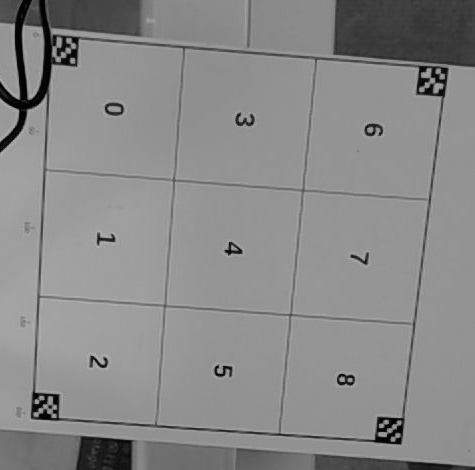
#> input picture Agents/vision/fixtures/printed-board.jpg, 475 x 470 px
$ python -i tags.py   (imports and definitions only)
#> lines starting #> are read from the running program, lines starting #| are printed output that depends on the picture; after the words box and inside, x2 and y2 are one past the last pixel; in counts of white or black regions, pixels touching at a corner belong together
### Agents/vision/printed.py
"""实物棋盘的四种印刷角标。编号按棋盘左下、右下、左上、右上排列。"""

import cv2
import numpy as np


# 以数字正立的棋盘为基准，1 表示白色。每个码有 5×5 个数据格和约半格黑边。
_PATTERNS = (
    "01001 10100 00010 11001 00110",
    "00101 11010 00100 10010 01001",
    "01010 10011 00100 11010 01001",
    "10010 01001 00100 10010 01010",
)


def _rotations():
    lookup = {}
    for ident, pattern in enumerate(_PATTERNS):
        bits = np.array(list(pattern.replace(" ", "")), dtype=np.uint8).reshape(5, 5)
        for turn in range(4):
            rotated = np.rot90(bits, turn).copy()
            lookup[rotated.tobytes()] = ident, turn
            # 四组码的旋转版本之间最少差四位，单比特纠错仍有唯一解。
            for index in range(rotated.size):
                rotated.flat[index] ^= 1
                lookup[rotated.tobytes()] = ident, turn
                rotated.flat[index] ^= 1
#> further down, picture is the input picture: shape (470, 475, 3); min 0, max 187, mean 137.1
    return lookup


_CODES = _rotations()


def printed_code(bits):
    # 透视校正后的 80×80 方块。只取每个数据格中心，避开印刷和插值边缘。
    centers = np.rint(np.arange(1, 6) * 79 / 6).astype(int)
    cells = cv2.blur(bits.astype(np.float32), (5, 5))[np.ix_(centers, centers)] > 0.5
    border = np.r_[bits[3, centers], bits[-4, centers], bits[centers, 3], bits[centers, -4]]
    if border.sum() > 2:
        return None
    return _CODES.get(cells.astype(np.uint8).tobytes())

def recover_neighbors(gray, tags):
    """用已解出的两个实物角标缩小搜索区域，在原图上复核其余码字。"""
    from .board import BOARD_LAYOUT

    keys = [("printed5", i) for i in range(4)]
    seen = [k for k in keys if k in tags]
    if len(seen) not in (2, 3):
        return
    # 将棋盘正立图归一化到每毫米 4 像素，给角标外沿留出搜索余量。
    def pixels(key):
        return np.float32(BOARD_LAYOUT[key] * (4, -4) + (80, 880))

    world = np.vstack([pixels(k) for k in seen])
    image = np.vstack([tags[k] for k in seen])
    affine, _ = cv2.estimateAffinePartial2D(image, world)
    if affine is None:
        return
    back = cv2.invertAffineTransform(affine)
    for key in keys:
        if key in tags:
            continue
        origin = pixels(key)[0] - 60
        transform = affine.copy()
        transform[:, 2] -= origin
        region = cv2.warpAffine(gray, transform, (180, 180), borderValue=255)
        # 黑框约半格宽，四周各 5 像素，内部每格 10 像素。
        data = np.array(list(_PATTERNS[key[1]].replace(" ", "")), np.uint8).reshape(5, 5)
        template = np.pad(cv2.resize(data * 255, (50, 50), interpolation=cv2.INTER_NEAREST), 5)
        scores = cv2.matchTemplate(region, template, cv2.TM_CCOEFF_NORMED)
        _, score, _, (x, y) = cv2.minMaxLoc(scores)
        if score < 0.55:
            continue
        quad = np.float32([[x, y], [x+59, y], [x+59, y+59], [x, y+59]]) + origin
        corners = cv2.transform(quad[None], back)[0]
        if corners.min() < 0 or (corners >= gray.shape[::-1]).any():
            continue
        side = np.linalg.norm(corners[0] - corners[1])
        window = max(2, min(10, round(side * .08)))
        refined = corners.copy()
        cv2.cornerSubPix(gray, refined, (window, window), (-1, -1), (3, 15, .05))
        dst = np.float32([[0, 0], [79, 0], [79, 79], [0, 79]])
        for candidate in (refined, corners):
            patch = cv2.warpPerspective(gray, cv2.getPerspectiveTransform(candidate, dst), (80, 80))
            _, bits = cv2.threshold(patch, 0, 1, cv2.THRESH_BINARY | cv2.THRESH_OTSU)
            if printed_code(bits) == (key[1], 0):
                tags[key] = candidate
                break

### Agents/vision/board.py
"""利用已知共面标签建立像素与毫米之间的单应变换。棋盘坐标原点在左下角。"""

from dataclasses import dataclass
import math

import cv2
import numpy as np


def square(x, y, side, yaw_deg=0):
    half = side / 2
    local = np.array([[-half, half], [half, half], [half, -half], [-half, -half]])
    a = math.radians(yaw_deg)
    return local @ np.array([[math.cos(a), math.sin(a)], [-math.sin(a), math.cos(a)]]) + (x, y)


BOARD = {("36h11", i): square(x, y, 20) for i, (x, y) in
         enumerate(((10, 10), (190, 10), (10, 190), (190, 190)))}


def project(matrix, points):
    pts = np.asarray(points, dtype=np.float64).reshape(-1, 1, 2)
    return cv2.perspectiveTransform(pts, matrix).reshape(-1, 2)


@dataclass
class Plane:
    to_pixel: np.ndarray
    to_world: np.ndarray
    tags_used: tuple
    rms_px: float


# [32 lines left out: functions fit_plane, axes, not called in this run]

### Agents/vision/tags.py
"""按 (家族, ID) 区分标签。四个角点从码图左上开始顺时针排列。"""

import cv2
import numpy as np

from .printed import printed_code, recover_neighbors


class Detector:
    def __init__(self, families=("36h11", "36h10"), *, board=True):
#> called with families = ('36h11', '36h10'), board = True
        self.board = board
        self.detectors = {}
        self.dictionaries = {}
        for family in dict.fromkeys(families):
            dictionary = cv2.aruco.getPredefinedDictionary(getattr(cv2.aruco, "DICT_APRILTAG_" + family))
            params = cv2.aruco.DetectorParameters()
            params.cornerRefinementMethod = cv2.aruco.CORNER_REFINE_SUBPIX
            self.detectors[family] = cv2.aruco.ArucoDetector(dictionary, params)
            self.dictionaries[family] = dictionary

    def detect(self, frame):
        gray = cv2.cvtColor(frame, cv2.COLOR_BGR2GRAY) if frame.ndim == 3 else frame
        tags = {}
        for family, detector in self.detectors.items():
            corners, ids, _ = detector.detectMarkers(gray)
            if ids is not None:
                tags.update({(family, int(i)): q.reshape(4, 2) for i, q in zip(ids.ravel(), corners)})
#> after the loop, tags = 0 items
        if self.board and "36h11" in self.detectors and any(("36h11", i) not in tags for i in range(4)):
            self._board_edges(gray, tags)
            recover_neighbors(gray, tags)
        return tags

    def _board_edges(self, gray, tags):
        # 印刷模板的格线连着标签黑边。断开细格线后找候选四边形，仍从原图解码。
        binary = cv2.adaptiveThreshold(gray, 255, cv2.ADAPTIVE_THRESH_GAUSSIAN_C,
                                       cv2.THRESH_BINARY_INV, 51, 8)
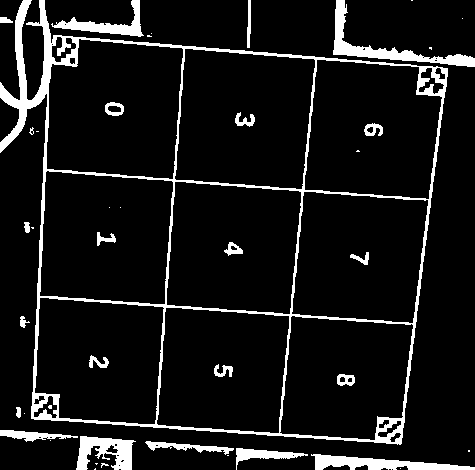
#> binary: shape (470, 475); 9.2% white; 42 white regions (19 under 20 px), largest, box (x1, y1, x2, y2) and area: (0, 0, 448, 445) 12096, (333, 0, 475, 67) 1734, (311, 454, 475, 470) 1361
        dst = np.float32([[0, 0], [79, 0], [79, 79], [0, 79]])
        for width, join_cells in ((5, True), (7, False), (3, True), (9, True), (13, True)):
            kernel = np.ones((width, width), np.uint8)
            solid = cv2.morphologyEx(binary, cv2.MORPH_CLOSE, kernel) if join_cells else binary
            blobs = cv2.morphologyEx(solid, cv2.MORPH_OPEN, kernel)
            contours, _ = cv2.findContours(blobs, cv2.RETR_LIST, cv2.CHAIN_APPROX_SIMPLE)
            for contour in contours:
                if not 120 < cv2.contourArea(contour) < gray.size * 0.08:
                    continue
                contour = cv2.convexHull(contour)
                q = cv2.approxPolyDP(contour, 0.045 * cv2.arcLength(contour, True), True)
                if len(q) != 4 or not cv2.isContourConvex(q):
                    continue
                q = q.reshape(4, 2).astype(np.float32)
                if cv2.contourArea(q, oriented=True) < 0:
                    q = q[::-1].copy()
                q = np.roll(q, -np.argmin(q.sum(axis=1)), axis=0)
                square = cv2.warpPerspective(gray, cv2.getPerspectiveTransform(q, dst), (80, 80))
                _, bits = cv2.threshold(square, 0, 1, cv2.THRESH_BINARY | cv2.THRESH_OTSU)
                printed = printed_code(bits)
                if printed is not None:
                    ident, turn = printed
                    tags.setdefault(("printed5", ident), np.roll(q, turn, axis=0))
                    continue
                cells = (bits.reshape(8, 10, 8, 10)[:, 3:7, :, 3:7].mean(axis=(1, 3)) > 0.5).astype(np.uint8)
                border = np.r_[cells[0], cells[-1], cells[1:-1, 0], cells[1:-1, -1]]
                if border.sum() > 4:
                    continue
                valid, tag_id, rotation = self.dictionaries["36h11"].identify(cells[1:-1, 1:-1].copy(), 0)
                if valid and tag_id in range(4):
                    tags.setdefault(("36h11", tag_id), np.roll(q, rotation, axis=0))
            if any(all((family, i) in tags for i in range(4)) for family in ("printed5", "36h11")):
                return
#> this loop made 5 passes
#> pass 1, in _board_edges, `blobs = cv2.morphologyEx(solid, cv2.MORPH_OPEN, kernel)`:
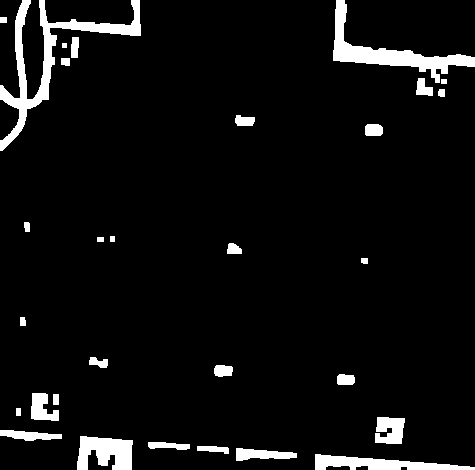
#> blobs: shape (470, 475); 6% white; 30 white regions, largest, box (x1, y1, x2, y2) and area: (0, 0, 141, 151) 3477, (333, 0, 475, 83) 2625, (77, 436, 133, 470) 1415
#> pass 2, in _board_edges, `blobs = cv2.morphologyEx(solid, cv2.MORPH_OPEN, kernel)`:
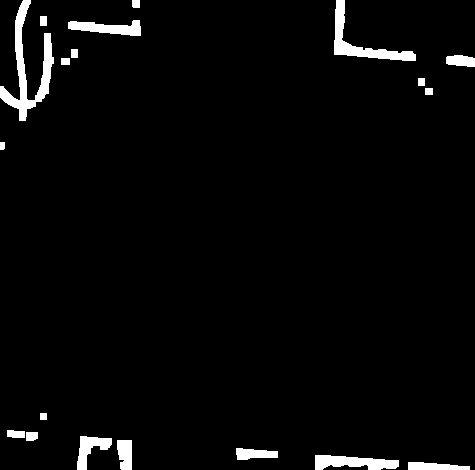
#> blobs: shape (470, 475); 3.3% white; 19 white regions, largest, box (x1, y1, x2, y2) and area: (0, 0, 54, 121) 1839, (334, 0, 416, 61) 1194, (315, 455, 399, 470) 872
#> after the loop:
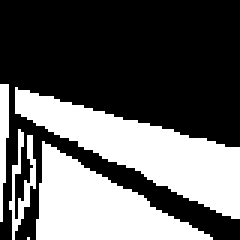
#> bits: shape (80, 80) (shown 3 times larger); values 0 (black) and 1 (white), 38.2% white; 5 white regions (1 under 20 px), largest, box (x1, y1, x2, y2) and area: (5, 29, 80, 73) 1245, (12, 47, 71, 80) 980, (3, 43, 12, 80) 121, (0, 28, 3, 74) 97
#> after the loop:
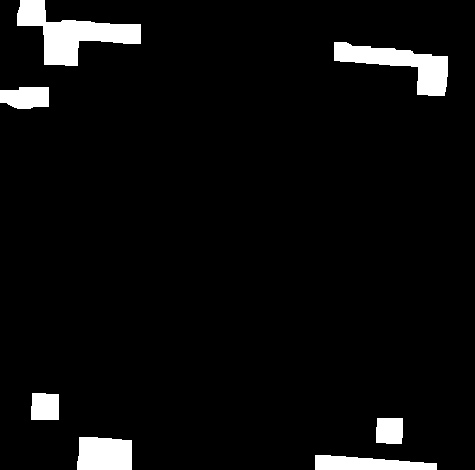
#> blobs: shape (470, 475); 5.1% white; 7 white regions, largest, box (x1, y1, x2, y2) and area: (17, 0, 141, 66) 3447, (334, 42, 448, 96) 2630, (77, 437, 132, 470) 1708
#> after the loop:
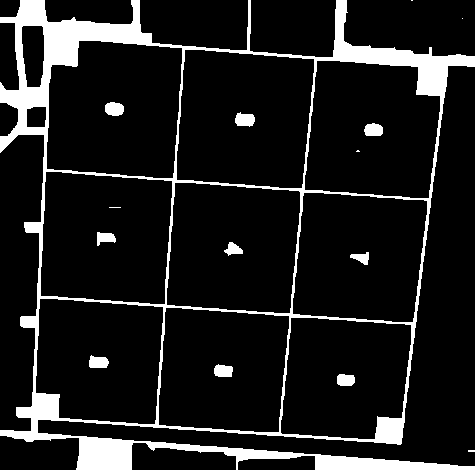
#> solid: shape (470, 475); 11.6% white; 15 white regions (5 under 20 px), largest, box (x1, y1, x2, y2) and area: (0, 0, 475, 470) 24193, (235, 112, 255, 127) 226, (105, 102, 124, 116) 220
#> after the loop:
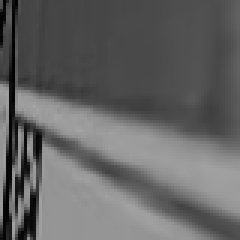
#> square: shape (80, 80) (shown 3 times larger); min 0, max 164, mean 100
#> after the loop, contour = contour of 9 points, box (x1, y1, x2, y2) (17, 0, 141, 66), area 5566; tags = {('printed5', 3): [[404, 418], [401, 443], [375, 442], [377, 417]], ('printed5', 1): [[58, 394], [58, 419], [31, 418], [32, 393]]}

>>> import cv2
>>> picture = cv2.imread('fixtures/printed-board.jpg')
>>> result = Detector().detect(picture)
#> in square, `local = np.array([[-half, half], [half, half], [half, -half], [-half, ..`: local = [[-10, 10], [10, 10], [10, -10], [-10, -10]]
#> `BOARD = {("36h11", i): square(x, y, 20) for i, (x, y) in enumerate(((1..`: BOARD = {('36h11', 0): [[0, 20], [20, 20], [20, 0], [0, 0]], ('36h11', 1): [[180, 20], [200, 20], [200, 0], [180, 0]], ('36h11', 2): [[0, 200], [20, 200], [20, 180], [0, 180]], ('36h11', 3): [[180, 200], [200, 200], [200, 180], [180, 180]]}
#> (the run stopped early here; a loop or call above may not have finished)
